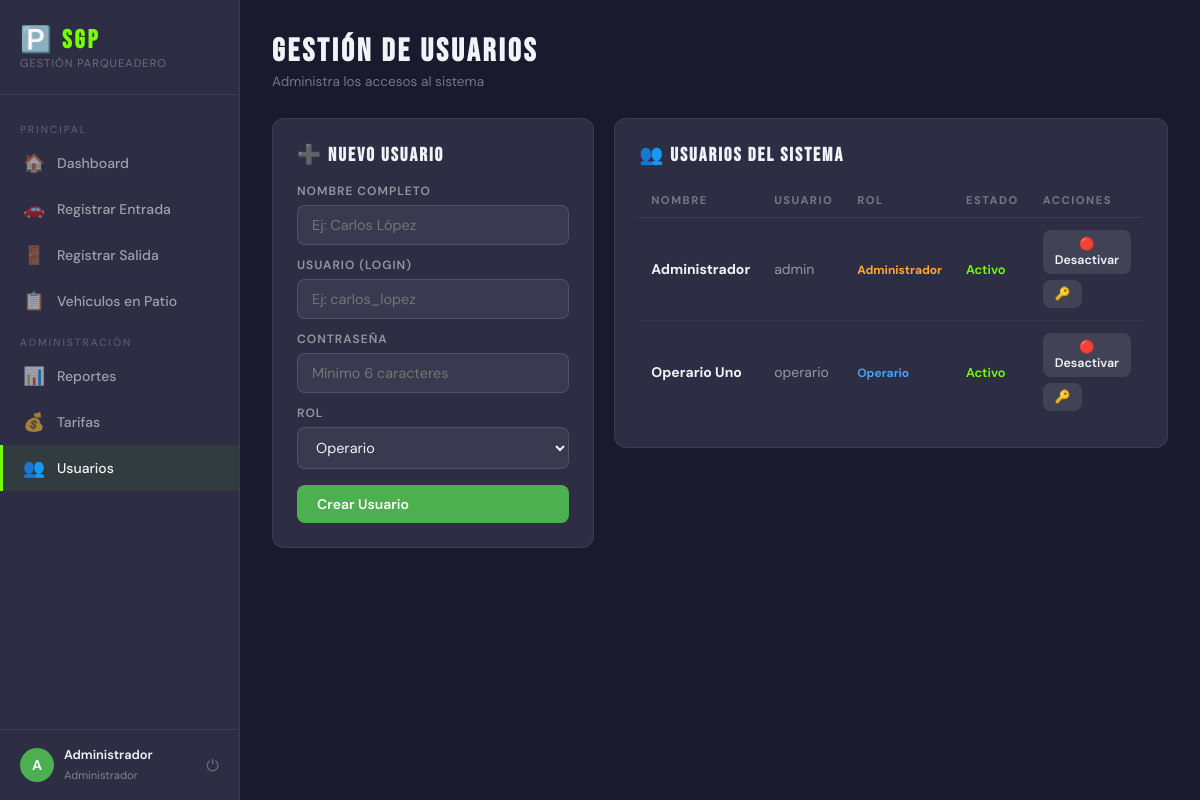
/usuarios.php (signed in), run on the app's committed database.
### tables this page shows
CREATE TABLE usuarios (
    id_usuario INT AUTO_INCREMENT PRIMARY KEY,
    nombre VARCHAR(100) NOT NULL,
    usuario VARCHAR(50) NOT NULL UNIQUE,
    contrasena VARCHAR(255) NOT NULL,
    rol ENUM('administrador', 'operario') NOT NULL DEFAULT 'operario',
    activo TINYINT(1) DEFAULT 1,
    creado_en TIMESTAMP DEFAULT CURRENT_TIMESTAMP
);

### usuarios.php (the view, shortened to what this page needs)
<?php
$conn = conectar();
$usuarios = $conn->query("SELECT * FROM usuarios ORDER BY rol, nombre")->fetch_all(MYSQLI_ASSOC);
?>
<!DOCTYPE html>
<html lang="es">
<head>
</head>
<body>
<?php include 'includes/sidebar.php'; ?>
<main class="main">
  <div class="page-header">
    <h1>Gestión de Usuarios</h1>
    <p>Administra los accesos al sistema</p>
  </div>
  <div style="display:grid; grid-template-columns:1fr 1.6fr; gap:20px; align-items:start;">
    <div class="card">
      <h3>➕ Nuevo Usuario</h3>
      <form method="POST">
        <div class="form-group" style="margin-bottom:12px;">
          <label>Nombre Completo</label>
          <input type="text" name="nombre" placeholder="Ej: Carlos López" required>
        </div>
        <div class="form-group" style="margin-bottom:12px;">
          <label>Usuario (login)</label>
          <input type="text" name="usuario" placeholder="Ej: carlos_lopez" required>
        </div>
        <div class="form-group" style="margin-bottom:12px;">
          <label>Contraseña</label>
          <input type="password" name="password" placeholder="Mínimo 6 caracteres" required>
        </div>
        <div class="form-group" style="margin-bottom:16px;">
          <label>Rol</label>
          <select name="rol" required>
            <option value="operario">Operario</option>
          </select>
        </div>
        <button type="submit" class="btn btn-primary" style="width:100%;">Crear Usuario</button>
      </form>
    </div>
    <div class="card">
      <h3>👥 Usuarios del Sistema</h3>
      <table class="tabla">
        <thead>
          <tr>
            <th>Nombre</th>
            <th>Usuario</th>
            <th>Rol</th>
            <th>Estado</th>
            <th>Acciones</th>
          </tr>
        </thead>
        <tbody>
          <?php foreach ($usuarios as $u): ?>
          <tr>
            <td><strong><?= htmlspecialchars($u['nombre']) ?></strong></td>
            <td style="color:rgba(255,255,255,.5);"><?= htmlspecialchars($u['usuario']) ?></td>
            <td>
              <span style="font-size:.75rem; font-weight:700; color:<?= $u['rol']==='administrador' ? '#FFA726' : '#42A5F5' ?>;">
                <?= ucfirst($u['rol']) ?>
              </span>
            </td>
            <td>
              <span style="color:<?= $u['activo'] ? '#76FF03' : '#ef5350' ?>; font-size:.8rem; font-weight:600;">
                <?= $u['activo'] ? 'Activo' : 'Inactivo' ?>
              </span>
            </td>
            <td>
              <div style="display:flex; gap:6px; flex-wrap:wrap;">
                <form method="POST" style="display:inline;">
                  <button type="submit" class="btn btn-sm btn-secondary">
                    <?= $u['activo'] ? '🔴 Desactivar' : '🟢 Activar' ?>
                  </button>
                </form>
                <button class="btn btn-sm btn-secondary" onclick="togglePwd(<?= $u['id_usuario'] ?>)">🔑</button>
              </div>
            </td>
          </tr>
          <?php endforeach; ?>
        </tbody>
      </table>
    </div>
  </div>
</main>
</body>
</html>

### includes/head_styles.php (style rules this page uses)
:root { --verde: #4CAF50; --verde-oscuro: #2E7D32; --azul: #1565C0; --gris-oscuro: #1a1a2e; --gris-medio: #2d2d44; --gris-claro: #3a3a55; --blanco: #f0f4f8; --acento: #76FF03; --sidebar-w: 240px; }
* { margin:0; padding:0; box-sizing:border-box; }
body { font-family: 'DM Sans', sans-serif; background: var(--gris-oscuro); color: var(--blanco); display: flex; min-height: 100vh; }
.main { margin-left: var(--sidebar-w); flex: 1; padding: 32px; }
.page-header { margin-bottom: 28px; }
.page-header h1 { font-family: 'Bebas Neue', sans-serif; font-size: 2rem; letter-spacing: 3px; color: var(--blanco); }
.page-header p { color: rgba(255,255,255,.4); font-size: .85rem; margin-top: 2px; }
.card { background: var(--gris-medio); border-radius: 12px; padding: 24px; border: 1px solid rgba(255,255,255,.07); margin-bottom: 20px; }
.card h3 { font-family: 'Bebas Neue', sans-serif; letter-spacing: 2px; font-size: 1.2rem; margin-bottom: 16px; }
.tabla { width: 100%; border-collapse: collapse; font-size: .875rem; }
.tabla thead th { text-align: left; padding: 10px 12px; font-size: .7rem; color: rgba(255,255,255,.35); text-transform: uppercase; letter-spacing: 1.5px; border-bottom: 1px solid rgba(255,255,255,.07); }
.tabla tbody td { padding: 12px; border-bottom: 1px solid rgba(255,255,255,.05); }
.tabla tbody tr:last-child td { border-bottom: none; }
.btn { display: inline-flex; align-items: center; gap: 6px; padding: 10px 20px; border-radius: 8px; border: none; font-family: 'DM Sans', sans-serif; font-size: .875rem; font-weight: 600; cursor: pointer; text-decoration: none; transition: all .2s; }
.btn-primary { background: var(--verde); color: #fff; }
.btn-secondary { background: rgba(255,255,255,.1); color: var(--blanco); }
.btn-sm { padding: 6px 12px; font-size: .78rem; }
.form-group { display: flex; flex-direction: column; gap: 6px; }
.form-group label { font-size: .75rem; font-weight: 600; color: rgba(255,255,255,.5); text-transform: uppercase; letter-spacing: 1px; }
.form-group input, .form-group select, .form-group textarea { background: rgba(255,255,255,.06); border: 1px solid rgba(255,255,255,.12); border-radius: 8px; padding: 10px 14px; color: var(--blanco); font-family: 'DM Sans', sans-serif; font-size: .9rem; transition: border-color .2s; }
.form-group select option { background: var(--gris-medio); }

### data on the page
usuarios: nombre "Administrador", usuario "admin", rol "Administrador", activo "Activo"
usuarios: nombre "Operario Uno", usuario "operario", rol "Operario", activo "Activo"

### other printed values
substr($_SESSION['nombre'] ?? 'U', 0, 1) "A"
$_SESSION['nombre'] "Administrador"
$_SESSION['rol'] "Administrador"
